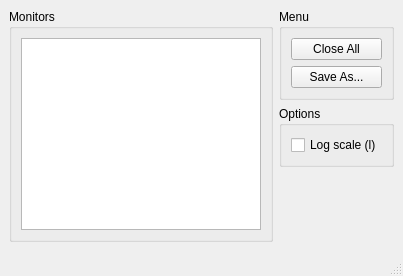
<?xml version="1.0" encoding="UTF-8"?>
<ui version="4.0">
 <class>McGnuWindow</class>
 <widget class="QMainWindow" name="McGnuWindow">
  <property name="geometry">
   <rect>
    <x>0</x>
    <y>0</y>
    <width>403</width>
    <height>276</height>
   </rect>
  </property>
  <property name="sizePolicy">
   <sizepolicy hsizetype="Preferred" vsizetype="Preferred">
    <horstretch>0</horstretch>
    <verstretch>0</verstretch>
   </sizepolicy>
  </property>
  <property name="windowTitle">
   <string>McGnuplot</string>
  </property>
  <widget class="QWidget" name="centralwidget">
   <layout class="QHBoxLayout" name="horizontalLayout">
    <item>
     <layout class="QVBoxLayout" name="verticalLayout_5">
      <item>
       <widget class="QGroupBox" name="gbxMonitors">
        <property name="sizePolicy">
         <sizepolicy hsizetype="Preferred" vsizetype="MinimumExpanding">
          <horstretch>0</horstretch>
          <verstretch>0</verstretch>
         </sizepolicy>
        </property>
        <property name="title">
         <string>Monitors</string>
        </property>
        <layout class="QVBoxLayout" name="verticalLayout_2">
         <item>
          <widget class="QListWidget" name="lstvMonitors">
           <property name="sizePolicy">
            <sizepolicy hsizetype="Expanding" vsizetype="MinimumExpanding">
             <horstretch>0</horstretch>
             <verstretch>0</verstretch>
            </sizepolicy>
           </property>
          </widget>
         </item>
        </layout>
       </widget>
      </item>
      <item>
       <spacer name="verticalSpacer_2">
        <property name="orientation">
         <enum>Qt::Vertical</enum>
        </property>
        <property name="sizeHint" stdset="0">
         <size>
          <width>20</width>
          <height>40</height>
         </size>
        </property>
       </spacer>
      </item>
     </layout>
    </item>
    <item>
     <layout class="QVBoxLayout" name="verticalLayout">
      <item>
       <widget class="QGroupBox" name="gbxSave">
        <property name="title">
         <string>Menu</string>
        </property>
        <layout class="QVBoxLayout" name="verticalLayout_3">
         <item>
          <widget class="QPushButton" name="btnCloseAll">
           <property name="text">
            <string>Close All</string>
           </property>
          </widget>
         </item>
         <item>
          <widget class="QPushButton" name="btnSaveAs">
           <property name="text">
            <string>Save As...</string>
           </property>
          </widget>
         </item>
        </layout>
       </widget>
      </item>
      <item>
       <widget class="QGroupBox" name="gbxOptions">
        <property name="title">
         <string>Options</string>
        </property>
        <layout class="QVBoxLayout" name="verticalLayout_4">
         <item>
          <widget class="QCheckBox" name="cbxLogScale">
           <property name="text">
            <string>Log scale (l)</string>
           </property>
          </widget>
         </item>
        </layout>
       </widget>
      </item>
      <item>
       <spacer name="verticalSpacer">
        <property name="orientation">
         <enum>Qt::Vertical</enum>
        </property>
        <property name="sizeHint" stdset="0">
         <size>
          <width>20</width>
          <height>40</height>
         </size>
        </property>
       </spacer>
      </item>
     </layout>
    </item>
   </layout>
  </widget>
  <widget class="QStatusBar" name="statusBar"/>
  <action name="actionOpen">
   <property name="text">
    <string>Open...</string>
   </property>
  </action>
  <action name="actionSave">
   <property name="text">
    <string>Save As...</string>
   </property>
  </action>
  <action name="actionQuit">
   <property name="text">
    <string>Quit</string>
   </property>
  </action>
  <action name="actionPng">
   <property name="text">
    <string>psc</string>
   </property>
  </action>
  <action name="actionEps">
   <property name="text">
    <string>ps</string>
   </property>
  </action>
  <action name="actionPdf">
   <property name="text">
    <string>png</string>
   </property>
  </action>
  <action name="actionGif">
   <property name="text">
    <string>gif</string>
   </property>
  </action>
 </widget>
 <resources/>
 <connections/>
</ui>
